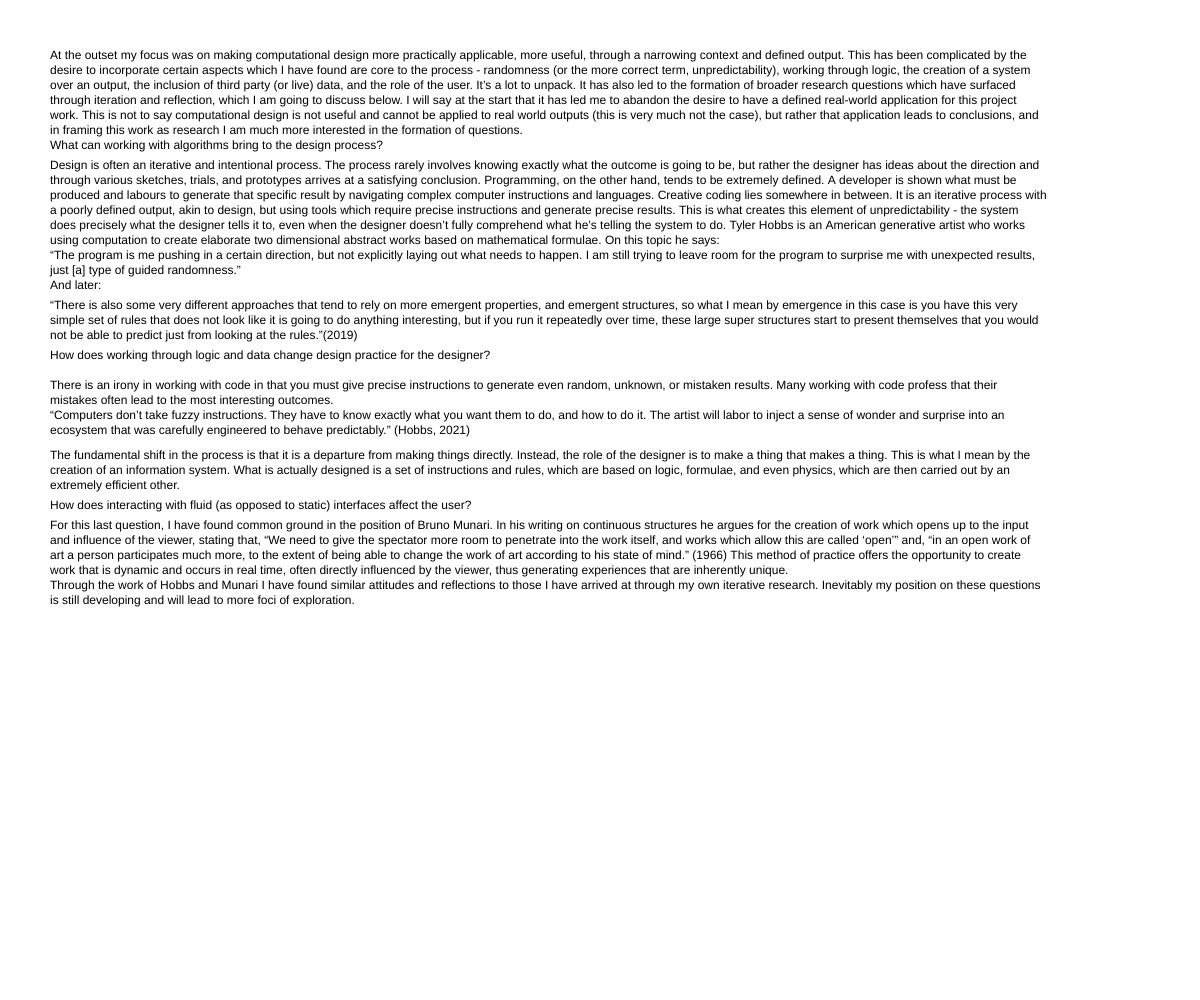
Frame 1 (no input)
Frame 60 (no input): identical to frame 1, image omitted
Frame 120 (the mouse pressed at the canvas centre since frame 60): identical to frame 1, image omitted

The p5.js sketch that drew this single still picture (run headless with seeded random() and noise() and a simulated clock; from frame 60 on, the mouse is pressed at the canvas centre):

// p5.js sketch
// ── sketch.js
function setup() {
  createCanvas(windowWidth, windowHeight);
}

function draw() {
  background(255);
  //textSize(40);
  fill(0);

  text(
    ['At the outset my focus was on making computational design more practically applicable, more useful, through a narrowing context and defined output. This has been complicated by the desire to incorporate certain aspects which I have found are core to the process - randomness (or the more correct term, unpredictability), working through logic, the creation of a system over an output, the inclusion of third party (or live) data, and the role of the user. It’s a lot to unpack. It has also led to the formation of broader research questions which have surfaced through iteration and reflection, which I am going to discuss below. I will say at the start that it has led me to abandon the desire to have a defined real-world application for this project work. This is not to say computational design is not useful and cannot be applied to real world outputs (this is very much not the case), but rather that application leads to conclusions, and in framing this work as research I am much more interested in the formation of questions.'],
    50,50,windowWidth-200,windowHeight
  );

  text(
    ['What can working with algorithms bring to the design process?'],
    50,140,windowWidth-200,windowHeight
  );

  text(
    ['Design is often an iterative and intentional process. The process rarely involves knowing exactly what the outcome is going to be, but rather the designer has ideas about the direction and through various sketches, trials, and prototypes arrives at a satisfying conclusion. Programming, on the other hand, tends to be extremely defined. A developer is shown what must be produced and labours to generate that specific result by navigating complex computer instructions and languages. Creative coding lies somewhere in between. It is an iterative process with a poorly defined output, akin to design, but using tools which require precise instructions and generate precise results. This is what creates this element of unpredictability - the system does precisely what the designer tells it to, even when the designer doesn’t fully comprehend what he’s telling the system to do. Tyler Hobbs is an American generative artist who works using computation to create elaborate two dimensional abstract works based on mathematical formulae. On this topic he says:'],
    50,160,windowWidth-200,windowHeight
  );

  text(
    ['“The program is me pushing in a certain direction, but not explicitly laying out what needs to happen. I am still trying to leave room for the program to surprise me with unexpected results, just [a] type of guided randomness.”'],
    50,250,windowWidth-200,windowHeight
  );

  text(
    ['And later:'],
    50,280,windowWidth-200,windowHeight
  );

  text(
    ['“There is also some very different approaches that tend to rely on more emergent properties, and emergent structures, so what I mean by emergence in this case is you have this very simple set of rules that does not look like it is going to do anything interesting, but if you run it repeatedly over time, these large super structures start to present themselves that you would not be able to predict just from looking at the rules.”(2019)'],
    50,300,windowWidth-200,windowHeight
  );

  text(
    ['How does working through logic and data change design practice for the designer?'],
    50,350,windowWidth-200,windowHeight
  );

  text(
    ['There is an irony in working with code in that you must give precise instructions to generate even random, unknown, or mistaken results. Many working with code profess that their mistakes often lead to the most interesting outcomes.'],
    50,380,windowWidth-200,windowHeight
  );

  text(
    ['“Computers don’t take fuzzy instructions. They have to know exactly what you want them to do, and how to do it. The artist will labor to inject a sense of wonder and surprise into an ecosystem that was carefully engineered to behave predictably.” (Hobbs, 2021)'],
    50,410,windowWidth-200,windowHeight
  );

  text(
    ['The fundamental shift in the process is that it is a departure from making things directly. Instead, the role of the designer is to make a thing that makes a thing. This is what I mean by the creation of an information system. What is actually designed is a set of instructions and rules, which are based on logic, formulae, and even physics, which are then carried out by an extremely efficient other.'],
    50,450,windowWidth-200,windowHeight
  );

  text(
    ['How does interacting with fluid (as opposed to static) interfaces affect the user?'],
    50,500,windowWidth-200,windowHeight
  );

  text(
    ['For this last question, I have found common ground in the position of Bruno Munari. In his writing on continuous structures he argues for the creation of work which opens up to the input and influence of the viewer, stating that, “We need to give the spectator more room to penetrate into the work itself, and works which allow this are called ‘open’” and, “in an open work of art a person participates much more, to the extent of being able to change the work of art according to his state of mind.” (1966) This method of practice offers the opportunity to create work that is dynamic and occurs in real time, often directly influenced by the viewer, thus generating experiences that are inherently unique.'],
    50,520,windowWidth-200,windowHeight
  );

  text(
    ['Through the work of Hobbs and Munari I have found similar attitudes and reflections to those I have arrived at through my own iterative research. Inevitably my position on these questions is still developing and will lead to more foci of exploration.'],
    50,580,windowWidth-200,windowHeight
  );
}
